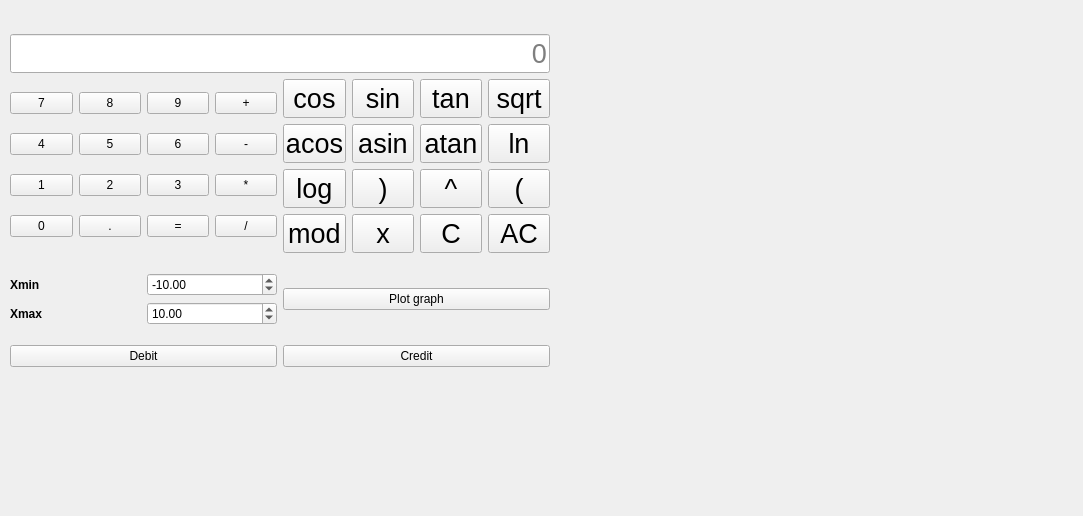
<?xml version="1.0" encoding="UTF-8"?>
<ui version="4.0">
 <class>Calculator</class>
 <widget class="QMainWindow" name="Calculator">
  <property name="geometry">
   <rect>
    <x>0</x>
    <y>0</y>
    <width>1083</width>
    <height>516</height>
   </rect>
  </property>
  <property name="minimumSize">
   <size>
    <width>0</width>
    <height>0</height>
   </size>
  </property>
  <property name="font">
   <font>
    <bold>false</bold>
   </font>
  </property>
  <property name="windowTitle">
   <string>Calculator</string>
  </property>
  <property name="toolTip">
   <string extracomment="0"/>
  </property>
  <property name="statusTip">
   <string/>
  </property>
  <property name="iconSize">
   <size>
    <width>32</width>
    <height>32</height>
   </size>
  </property>
  <widget class="QWidget" name="centralwidget">
   <widget class="QCustomPlot" name="widget" native="true">
    <property name="geometry">
     <rect>
      <x>600</x>
      <y>40</y>
      <width>471</width>
      <height>321</height>
     </rect>
    </property>
   </widget>
   <widget class="QWidget" name="layoutWidget">
    <property name="geometry">
     <rect>
      <x>10</x>
      <y>20</y>
      <width>540</width>
      <height>364</height>
     </rect>
    </property>
    <layout class="QVBoxLayout" name="verticalLayout_3">
     <item>
      <layout class="QVBoxLayout" name="verticalLayout_2">
       <item>
        <widget class="QLineEdit" name="lineEdit">
         <property name="font">
          <font>
           <pointsize>20</pointsize>
           <bold>false</bold>
          </font>
         </property>
         <property name="toolTip">
          <string/>
         </property>
         <property name="inputMethodHints">
          <set>Qt::ImhNone</set>
         </property>
         <property name="inputMask">
          <string/>
         </property>
         <property name="text">
          <string/>
         </property>
         <property name="maxLength">
          <number>255</number>
         </property>
         <property name="echoMode">
          <enum>QLineEdit::Normal</enum>
         </property>
         <property name="alignment">
          <set>Qt::AlignRight|Qt::AlignTrailing|Qt::AlignVCenter</set>
         </property>
         <property name="dragEnabled">
          <bool>false</bool>
         </property>
         <property name="readOnly">
          <bool>true</bool>
         </property>
         <property name="placeholderText">
          <string notr="true">0</string>
         </property>
         <property name="cursorMoveStyle">
          <enum>Qt::LogicalMoveStyle</enum>
         </property>
         <property name="clearButtonEnabled">
          <bool>false</bool>
         </property>
        </widget>
       </item>
       <item>
        <layout class="QHBoxLayout" name="horizontalLayout_3">
         <item>
          <layout class="QGridLayout" name="gridLayout_2">
           <item row="2" column="1">
            <widget class="QPushButton" name="pushButton_2">
             <property name="text">
              <string>2</string>
             </property>
            </widget>
           </item>
           <item row="1" column="0">
            <widget class="QPushButton" name="pushButton_4">
             <property name="text">
              <string>4</string>
             </property>
            </widget>
           </item>
           <item row="3" column="2">
            <widget class="QPushButton" name="pushButton_eq">
             <property name="text">
              <string>=</string>
             </property>
            </widget>
           </item>
           <item row="1" column="3">
            <widget class="QPushButton" name="pushButton_minus">
             <property name="text">
              <string>-</string>
             </property>
            </widget>
           </item>
           <item row="2" column="2">
            <widget class="QPushButton" name="pushButton_3">
             <property name="text">
              <string>3</string>
             </property>
            </widget>
           </item>
           <item row="2" column="3">
            <widget class="QPushButton" name="pushButton_mult">
             <property name="text">
              <string>*</string>
             </property>
            </widget>
           </item>
           <item row="0" column="0">
            <widget class="QPushButton" name="pushButton_7">
             <property name="text">
              <string>7</string>
             </property>
            </widget>
           </item>
           <item row="0" column="1">
            <widget class="QPushButton" name="pushButton_8">
             <property name="text">
              <string>8</string>
             </property>
            </widget>
           </item>
           <item row="3" column="1">
            <widget class="QPushButton" name="pushButton_dot">
             <property name="text">
              <string>.</string>
             </property>
            </widget>
           </item>
           <item row="1" column="1">
            <widget class="QPushButton" name="pushButton_5">
             <property name="text">
              <string>5</string>
             </property>
            </widget>
           </item>
           <item row="0" column="3">
            <widget class="QPushButton" name="pushButton_plus">
             <property name="text">
              <string>+</string>
             </property>
            </widget>
           </item>
           <item row="2" column="0">
            <widget class="QPushButton" name="pushButton_1">
             <property name="text">
              <string>1</string>
             </property>
            </widget>
           </item>
           <item row="1" column="2">
            <widget class="QPushButton" name="pushButton_6">
             <property name="text">
              <string>6</string>
             </property>
            </widget>
           </item>
           <item row="3" column="3">
            <widget class="QPushButton" name="pushButton_div">
             <property name="text">
              <string>/</string>
             </property>
            </widget>
           </item>
           <item row="0" column="2">
            <widget class="QPushButton" name="pushButton_9">
             <property name="text">
              <string>9</string>
             </property>
            </widget>
           </item>
           <item row="3" column="0">
            <widget class="QPushButton" name="pushButton_0">
             <property name="text">
              <string>0</string>
             </property>
            </widget>
           </item>
          </layout>
         </item>
         <item>
          <layout class="QGridLayout" name="gridLayout">
           <item row="0" column="0">
            <widget class="QPushButton" name="pushButton_cos">
             <property name="font">
              <font>
               <pointsize>20</pointsize>
               <bold>false</bold>
              </font>
             </property>
             <property name="styleSheet">
              <string notr="true"/>
             </property>
             <property name="text">
              <string>cos</string>
             </property>
            </widget>
           </item>
           <item row="0" column="1">
            <widget class="QPushButton" name="pushButton_sin">
             <property name="font">
              <font>
               <pointsize>20</pointsize>
               <bold>false</bold>
              </font>
             </property>
             <property name="text">
              <string>sin</string>
             </property>
            </widget>
           </item>
           <item row="0" column="2">
            <widget class="QPushButton" name="pushButton_tan">
             <property name="font">
              <font>
               <pointsize>20</pointsize>
               <bold>false</bold>
              </font>
             </property>
             <property name="text">
              <string>tan</string>
             </property>
            </widget>
           </item>
           <item row="0" column="3">
            <widget class="QPushButton" name="pushButton_sqrt">
             <property name="font">
              <font>
               <pointsize>20</pointsize>
               <bold>false</bold>
              </font>
             </property>
             <property name="text">
              <string>sqrt</string>
             </property>
            </widget>
           </item>
           <item row="1" column="0">
            <widget class="QPushButton" name="pushButton_acos">
             <property name="font">
              <font>
               <pointsize>20</pointsize>
               <bold>false</bold>
              </font>
             </property>
             <property name="text">
              <string>acos</string>
             </property>
            </widget>
           </item>
           <item row="1" column="1">
            <widget class="QPushButton" name="pushButton_asin">
             <property name="font">
              <font>
               <pointsize>20</pointsize>
               <bold>false</bold>
              </font>
             </property>
             <property name="text">
              <string>asin</string>
             </property>
            </widget>
           </item>
           <item row="1" column="2">
            <widget class="QPushButton" name="pushButton_atan">
             <property name="font">
              <font>
               <pointsize>20</pointsize>
               <bold>false</bold>
              </font>
             </property>
             <property name="text">
              <string>atan</string>
             </property>
            </widget>
           </item>
           <item row="1" column="3">
            <widget class="QPushButton" name="pushButton_ln">
             <property name="font">
              <font>
               <pointsize>20</pointsize>
               <bold>false</bold>
              </font>
             </property>
             <property name="text">
              <string>ln</string>
             </property>
            </widget>
           </item>
           <item row="2" column="0">
            <widget class="QPushButton" name="pushButton_log">
             <property name="font">
              <font>
               <pointsize>20</pointsize>
               <bold>false</bold>
              </font>
             </property>
             <property name="text">
              <string>log</string>
             </property>
            </widget>
           </item>
           <item row="2" column="1">
            <widget class="QPushButton" name="pushButton_brck_cl">
             <property name="font">
              <font>
               <pointsize>20</pointsize>
               <bold>false</bold>
              </font>
             </property>
             <property name="text">
              <string>)</string>
             </property>
            </widget>
           </item>
           <item row="2" column="2">
            <widget class="QPushButton" name="pushButton_pow">
             <property name="font">
              <font>
               <pointsize>20</pointsize>
               <bold>false</bold>
              </font>
             </property>
             <property name="text">
              <string>^</string>
             </property>
            </widget>
           </item>
           <item row="2" column="3">
            <widget class="QPushButton" name="pushButton_brck_op">
             <property name="font">
              <font>
               <pointsize>20</pointsize>
               <bold>false</bold>
              </font>
             </property>
             <property name="text">
              <string>(</string>
             </property>
            </widget>
           </item>
           <item row="3" column="0">
            <widget class="QPushButton" name="pushButton_mod">
             <property name="font">
              <font>
               <pointsize>20</pointsize>
               <bold>false</bold>
              </font>
             </property>
             <property name="text">
              <string>mod</string>
             </property>
            </widget>
           </item>
           <item row="3" column="1">
            <widget class="QPushButton" name="pushButton_var_x">
             <property name="font">
              <font>
               <pointsize>20</pointsize>
               <bold>false</bold>
              </font>
             </property>
             <property name="text">
              <string>x</string>
             </property>
            </widget>
           </item>
           <item row="3" column="2">
            <widget class="QPushButton" name="pushButton_clear">
             <property name="font">
              <font>
               <pointsize>20</pointsize>
               <bold>false</bold>
              </font>
             </property>
             <property name="text">
              <string>C</string>
             </property>
            </widget>
           </item>
           <item row="3" column="3">
            <widget class="QPushButton" name="pushButton_del">
             <property name="font">
              <font>
               <pointsize>20</pointsize>
               <bold>false</bold>
              </font>
             </property>
             <property name="text">
              <string>AC</string>
             </property>
            </widget>
           </item>
          </layout>
         </item>
        </layout>
       </item>
      </layout>
     </item>
     <item>
      <layout class="QHBoxLayout" name="horizontalLayout_4">
       <item>
        <layout class="QVBoxLayout" name="verticalLayout">
         <item>
          <layout class="QHBoxLayout" name="horizontalLayout_2">
           <item>
            <widget class="QLabel" name="label">
             <property name="font">
              <font>
               <bold>true</bold>
              </font>
             </property>
             <property name="text">
              <string>Xmin</string>
             </property>
            </widget>
           </item>
           <item>
            <widget class="QDoubleSpinBox" name="doubleSpinBox_Xmin">
             <property name="accelerated">
              <bool>true</bool>
             </property>
             <property name="minimum">
              <double>-10000000.000000000000000</double>
             </property>
             <property name="maximum">
              <double>10000000.000000000000000</double>
             </property>
             <property name="value">
              <double>-10.000000000000000</double>
             </property>
            </widget>
           </item>
          </layout>
         </item>
         <item>
          <layout class="QHBoxLayout" name="horizontalLayout">
           <item>
            <widget class="QLabel" name="label_2">
             <property name="font">
              <font>
               <bold>true</bold>
              </font>
             </property>
             <property name="text">
              <string>Xmax</string>
             </property>
            </widget>
           </item>
           <item>
            <widget class="QDoubleSpinBox" name="doubleSpinBox_Xmax">
             <property name="accelerated">
              <bool>true</bool>
             </property>
             <property name="minimum">
              <double>-10000000.000000000000000</double>
             </property>
             <property name="maximum">
              <double>10000000.000000000000000</double>
             </property>
             <property name="value">
              <double>10.000000000000000</double>
             </property>
            </widget>
           </item>
          </layout>
         </item>
        </layout>
       </item>
       <item>
        <widget class="QPushButton" name="pushButton_graph">
         <property name="text">
          <string>Plot graph</string>
         </property>
        </widget>
       </item>
      </layout>
     </item>
     <item>
      <layout class="QHBoxLayout" name="horizontalLayout_5">
       <item>
        <widget class="QPushButton" name="pushButton_debit">
         <property name="text">
          <string>Debit</string>
         </property>
        </widget>
       </item>
       <item>
        <widget class="QPushButton" name="pushButton_credit">
         <property name="text">
          <string>Credit</string>
         </property>
        </widget>
       </item>
      </layout>
     </item>
    </layout>
   </widget>
  </widget>
 </widget>
 <customwidgets>
  <customwidget>
   <class>QCustomPlot</class>
   <extends>QWidget</extends>
   <header>qcustomplot.h</header>
   <container>1</container>
  </customwidget>
 </customwidgets>
 <tabstops>
  <tabstop>lineEdit</tabstop>
  <tabstop>pushButton_cos</tabstop>
  <tabstop>pushButton_tan</tabstop>
  <tabstop>pushButton_sqrt</tabstop>
  <tabstop>pushButton_sin</tabstop>
 </tabstops>
 <resources/>
 <connections/>
</ui>
